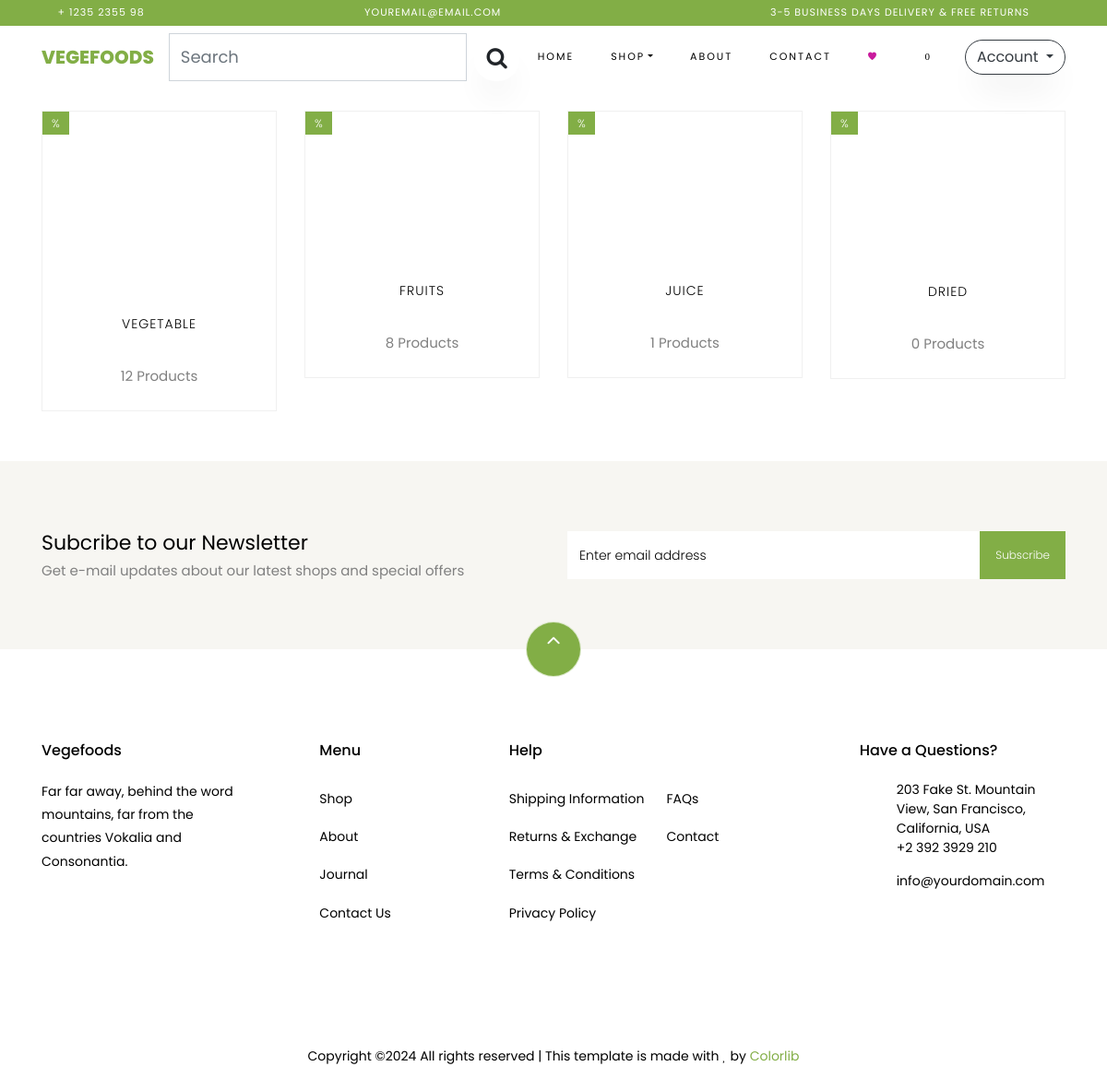
The page /category/ on the database its author committed.
### core/models.py (models this page shows, shortened)
class Category(models.Model):
    custom_ID = ShortUUIDField(unique=True,length=10,max_length=20,prefix="cat",alphabet="abcedfgh12345")
    title= models.CharField(max_length=100,default="category here")
    image = models.ImageField(upload_to="category",default="category.jpg")
    class Meta:
        verbose_name_plural = "Categories"

### core/views.py (the view)
def category_list_view(request):    # request paramter is used while form or rendering the html
    categories = Category.objects.all
    context={
        "categories":categories,
    }
    return render(request,'core/category_list.html',context)

### core/context_processors.py (called while the page is built)
def default(request):
    categories = Category.objects.all()
    vendors = Vendor.objects.all()
    product = Product.objects.all()
    return {
        "categories": categories,
        "vendors": vendors,
        "product":product,
    }

### templates/core/category_list.html (shortened to what this page needs)
{%extends 'partials/base.html' %}
{% load static %}
{% block content%}
<div class="container my-4">
    <div class="row">
        {% for c in categories  %}
        <div class="col-md-6 col-lg-3 ftco-animate">
            <div class="product">
                <a href="{% url 'core:category_product_list' c.custom_ID %}" class="img-prod"><img class="img-fluid" src="{{c.image.url}}" alt="Colorlib Template">
                    <span class="status">{{p.get_discount}}%</span>
                </a>
                <div class="text py-3 pb-4 px-3 text-center">
                    <h3><a href="#">{{c.title}}</a></h3>
                    <div>
                        <span class="hlt-count mt-10">{{c.category.count}} Products</span>
                    </div>
                </div>
            </div>
        </div>
        {% endfor %}
    </div>
</div>
   <section class="ftco-section ftco-no-pt ftco-no-pb py-5 bg-light">
    <div class="container py-4">
      <div class="row d-flex justify-content-center py-5">
        <div class="col-md-6">
            <h2 style="font-size: 22px;" class="mb-0">Subcribe to our Newsletter</h2>
            <span>Get e-mail updates about our latest shops and special offers</span>
        </div>
        <div class="col-md-6 d-flex align-items-center">
          <form action="#" class="subscribe-form">
            <div class="form-group d-flex">
              <input type="text" class="form-control" placeholder="Enter email address">
              <input type="submit" value="Subscribe" class="submit px-3">
            </div>
          </form>
        </div>
      </div>
    </div>
  </section>
{% endblock content%}

### static/assets/custom_css/dashboard.css (style rules this page uses)
body { display: flex; font-family: Arial, sans-serif; height: 100vh; margin: 0; align-items: stretch; }

### rows shown on the page
Category: title "VEGETABLE", category.count "12"
Category: title "FRUITS", category.count "8"
Category: title "JUICE", category.count "1"
Category: title "DRIED", category.count "0"

### other values the page prints
{{ request.session.cart_data_obj|length }} "0"
